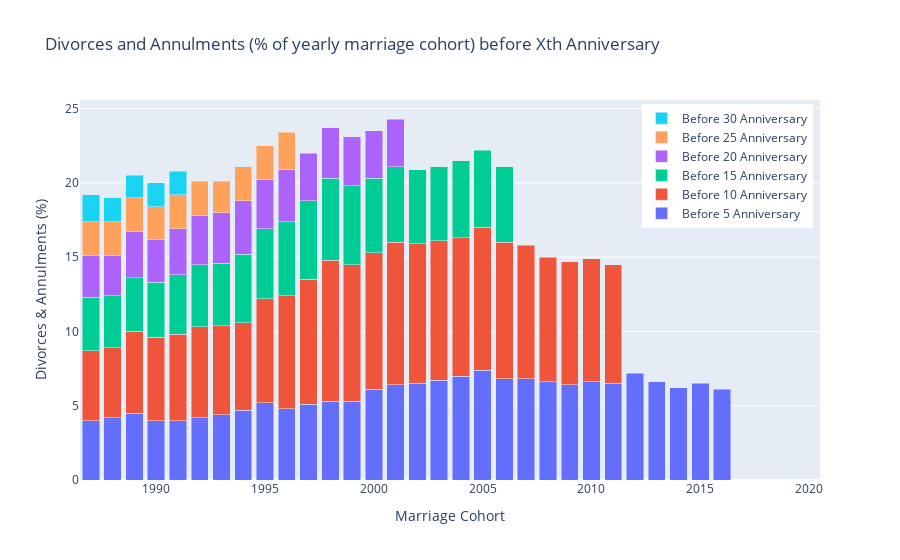

The code cell stored with this chart in its notebook:
### Code cell
# Create the column_names_mapping dictionary using dictionary comprehension
column_names_mapping = {col: snake_case_to_readable(col) for col in columns_to_plot[1:]}

# Create a figure
fig = go.Figure()

# Add trace for each selected column as a stacked cumulative bar chart
for column in columns_to_plot[1:]:
    if column != "marriage_cohort":
        fig.add_trace(go.Bar(
            x=df_incremental["marriage_cohort"],
            y=df_incremental[column],
            name=column_names_mapping[column],  # Use the mapped name from the dictionary
        ))

# Update layout
fig.update_layout(
    title="Divorces and Annulments (% of yearly marriage cohort) before Xth Anniversary",
    xaxis_title="Marriage Cohort",
    yaxis_title="Divorces & Annulments (%)",
    showlegend=True,
    legend=dict(orientation="v", yanchor="top", y=0.99, xanchor="right", x=0.99),  # Place legend on the right of the graph
    barmode="stack",  # Use 'stack' for stacked cumulative bar chart
)

# Show the plot
fig.show()

### Figure 1 — Plotly figure (JSON) as saved in the notebook; plotly's stock layout.template omitted (floating-point values rounded to 4 significant figures)
{"data": [{"name": "Before 5 Anniversary", "type": "bar", "x": [1987, 1988, 1989, 1990, 1991, 1992, 1993, 1994, 1995, 1996, 1997, 1998, 1999, 2000, 2001, 2002, 2003, 2004, 2005, 2006, 2007, 2008, 2009, 2010, 2011, 2012, 2013, 2014, 2015, 2016, 2017, 2018, 2019, 2020], "y": [4, 4.2, 4.5, 4, 4, 4.2, 4.4, 4.7, 5.2, 4.8, 5.1, 5.3, 5.3, 6.1, 6.4, 6.5, 6.7, 7, 7.4, 6.8, 6.8, 6.6, 6.4, 6.6, 6.5, 7.2, 6.6, 6.2, 6.5, 6.1, null, null, null, null]}, {"name": "Before 10 Anniversary", "type": "bar", "x": [1987, 1988, 1989, 1990, 1991, 1992, 1993, 1994, 1995, 1996, 1997, 1998, 1999, 2000, 2001, 2002, 2003, 2004, 2005, 2006, 2007, 2008, 2009, 2010, 2011, 2012, 2013, 2014, 2015, 2016, 2017, 2018, 2019, 2020], "y": [4.7, 4.7, 5.5, 5.6, 5.8, 6.1, 6, 5.9, 7, 7.6, 8.4, 9.5, 9.2, 9.2, 9.6, 9.4, 9.4, 9.3, 9.6, 9.2, 9, 8.4, 8.3, 8.3, 8, null, null, null, null, null, null, null, null, null]}, {"name": "Before 15 Anniversary", "type": "bar", "x": [1987, 1988, 1989, 1990, 1991, 1992, 1993, 1994, 1995, 1996, 1997, 1998, 1999, 2000, 2001, 2002, 2003, 2004, 2005, 2006, 2007, 2008, 2009, 2010, 2011, 2012, 2013, 2014, 2015, 2016, 2017, 2018, 2019, 2020], "y": [3.6, 3.5, 3.6, 3.7, 4, 4.2, 4.2, 4.6, 4.7, 5, 5.3, 5.5, 5.3, 5, 5.1, 5, 5, 5.2, 5.2, 5.1, null, null, null, null, null, null, null, null, null, null, null, null, null, null]}, {"name": "Before 20 Anniversary", "type": "bar", "x": [1987, 1988, 1989, 1990, 1991, 1992, 1993, 1994, 1995, 1996, 1997, 1998, 1999, 2000, 2001, 2002, 2003, 2004, 2005, 2006, 2007, 2008, 2009, 2010, 2011, 2012, 2013, 2014, 2015, 2016, 2017, 2018, 2019, 2020], "y": [2.8, 2.7, 3.1, 2.9, 3.1, 3.3, 3.4, 3.6, 3.3, 3.5, 3.2, 3.4, 3.3, 3.2, 3.2, null, null, null, null, null, null, null, null, null, null, null, null, null, null, null, null, null, null, null]}, {"name": "Before 25 Anniversary", "type": "bar", "x": [1987, 1988, 1989, 1990, 1991, 1992, 1993, 1994, 1995, 1996, 1997, 1998, 1999, 2000, 2001, 2002, 2003, 2004, 2005, 2006, 2007, 2008, 2009, 2010, 2011, 2012, 2013, 2014, 2015, 2016, 2017, 2018, 2019, 2020], "y": [2.3, 2.3, 2.3, 2.2, 2.3, 2.3, 2.1, 2.3, 2.3, 2.5, null, null, null, null, null, null, null, null, null, null, null, null, null, null, null, null, null, null, null, null, null, null, null, null]}, {"name": "Before 30 Anniversary", "type": "bar", "x": [1987, 1988, 1989, 1990, 1991, 1992, 1993, 1994, 1995, 1996, 1997, 1998, 1999, 2000, 2001, 2002, 2003, 2004, 2005, 2006, 2007, 2008, 2009, 2010, 2011, 2012, 2013, 2014, 2015, 2016, 2017, 2018, 2019, 2020], "y": [1.8, 1.6, 1.5, 1.6, 1.6, null, null, null, null, null, null, null, null, null, null, null, null, null, null, null, null, null, null, null, null, null, null, null, null, null, null, null, null, null]}], "layout": {"barmode": "stack", "legend": {"orientation": "v", "x": 0.99, "xanchor": "right", "y": 0.99, "yanchor": "top"}, "showlegend": true, "title": {"text": "Divorces and Annulments (% of yearly marriage cohort) before Xth Anniversary"}, "xaxis": {"title": {"text": "Marriage Cohort"}}, "yaxis": {"title": {"text": "Divorces & Annulments (%)"}}}}
